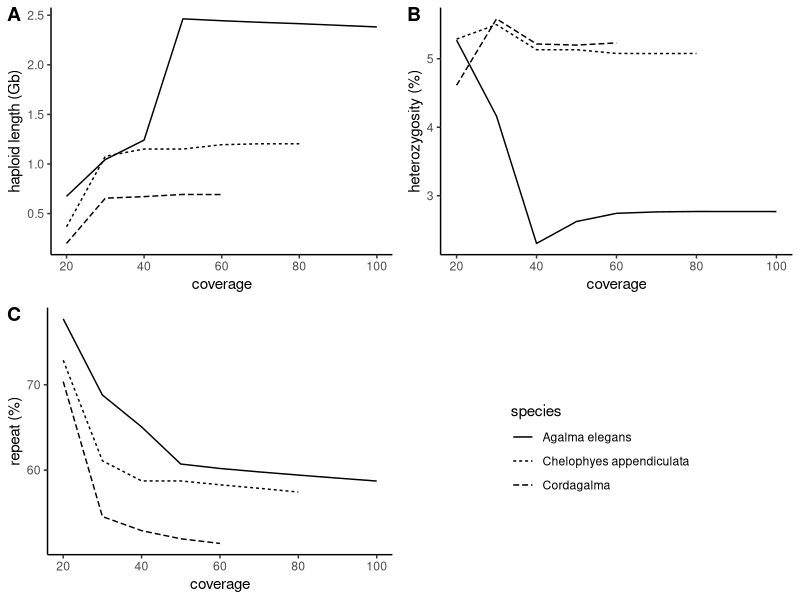

The R source for this figure:
library(tidyverse)
library(ggpubr)
library(cowplot)

D = read.csv("output/genome_size_report.tsv", sep="\t", header=TRUE) %>%
  separate(sample, c("species", "sample_id", "coverage"), sep="_" ) %>%
  mutate(coverage = str_replace(coverage, "x", "") ) %>%
  mutate(coverage = as.numeric(coverage)) %>%
  mutate(bp=read_count*150) %>%
  mutate(min_hap_len_gb=min_hap_len/1e9) %>%
  mutate(repeat_percent = min_rep_len/min_hap_len*100) %>%
  mutate(species=str_replace(species, "-", " ")) %>%
  mutate(species=str_replace(species, "Chelophyes", "Chelophyes appendiculata")) %>%
  filter(!grepl('Resomia', species))

p_size = D %>%
  ggplot(aes(x=coverage, y=min_hap_len_gb)) + 
  geom_line(aes(linetype = species)) + 
  ylab("haploid length (Gb)") +
  theme_classic()

p_het = D %>%
  ggplot(aes(x=coverage, y=min_het)) + 
  geom_line(aes(linetype = species)) + 
  ylab("heterozygosity (%)") +
  theme_classic()

p_rep = D %>%
  ggplot(aes(x=coverage, y=repeat_percent)) + 
  geom_line(aes(linetype = species)) + 
  ylab("repeat (%)") +
  theme_classic()

figure <- ggarrange(
  p_size + theme(legend.position = "none"), 
  p_het + theme(legend.position = "none"), 
  p_rep + theme(legend.position = "none"),
  get_legend(p_size),
  labels = c("A", "B", "C", NA),
  ncol = 2, nrow = 2)

ggsave(
  "figure_rarefaction_lines.png", 
  figure,
  width=6.5,
  height=6,
  units="in"
  )
